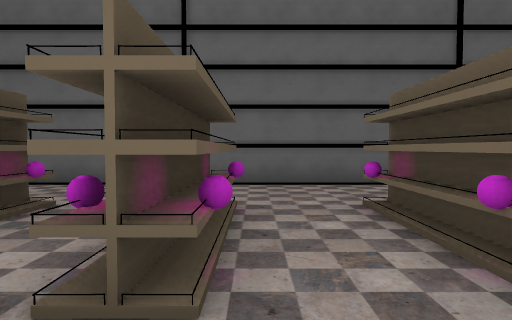
View 1 (above)

24 first-person views from a walk through a Godot game level. The camera is 1.4 m above the floor, tilts 2° down and sees 75° across. The floor is counted in squares, 2 m on a side. Each view is taken from the middle of a square. On the plan, view 1 faces up. The plan holds only what a view shows up to about 10 squares ahead; the rest is blank. Characters and animated objects are not drawn.

View 2
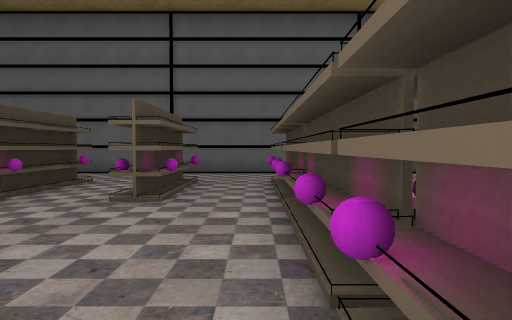

View 3
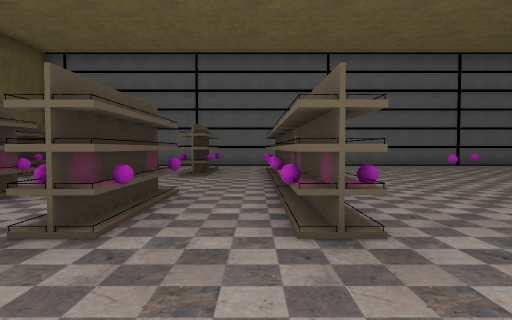

View 4
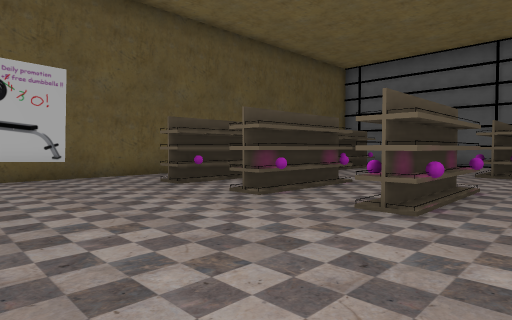

View 5
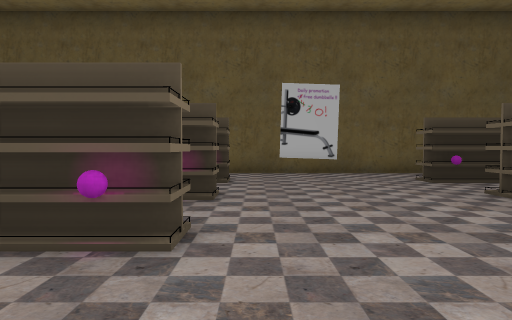

View 6
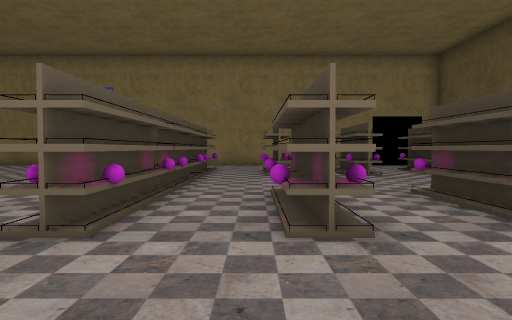

View 7
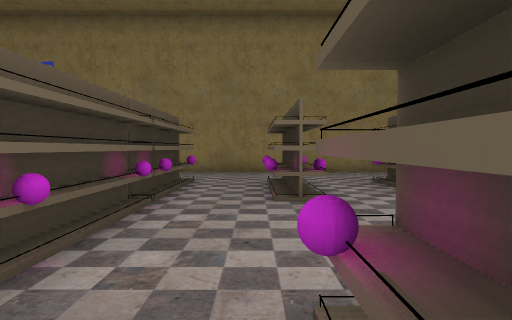

View 8
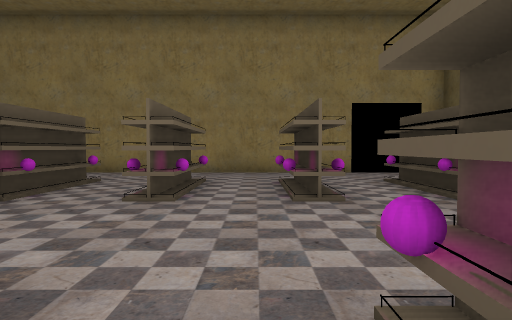

View 9
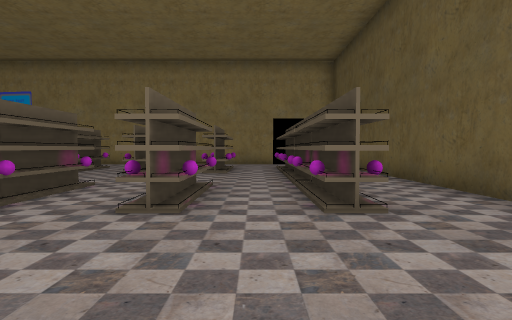

View 10
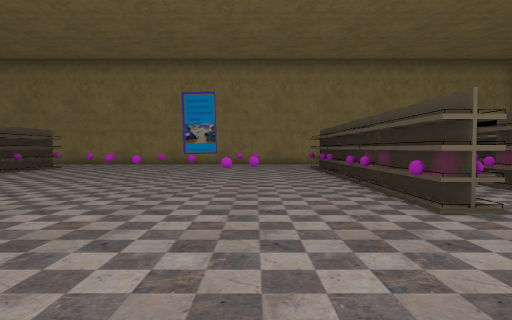

View 11
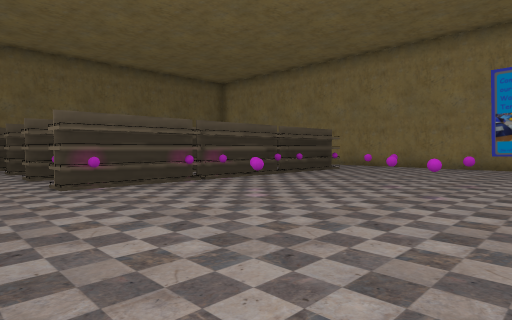

View 12
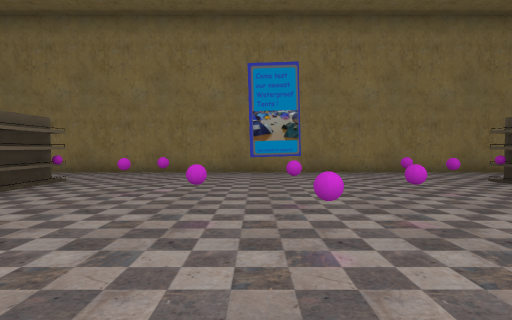

View 13
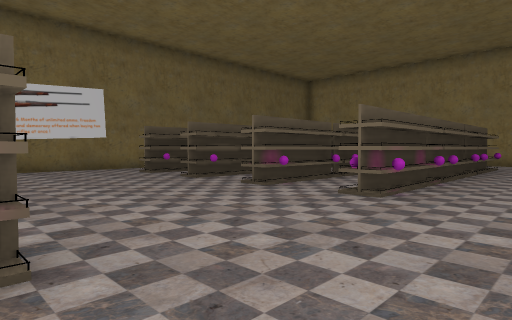

View 14
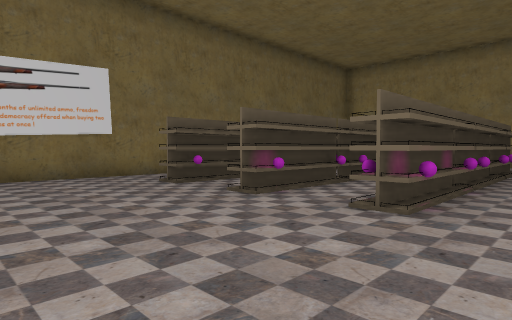

View 15
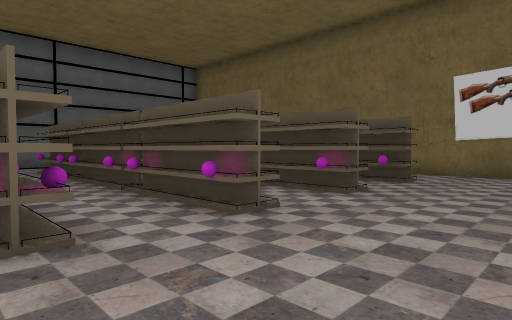

View 16
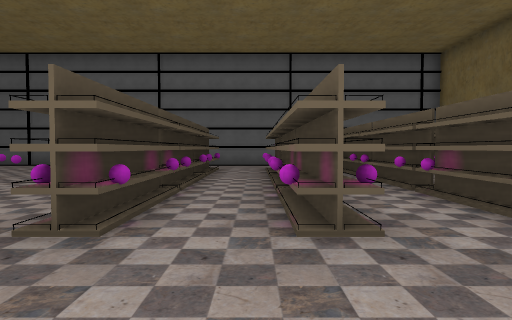

View 17
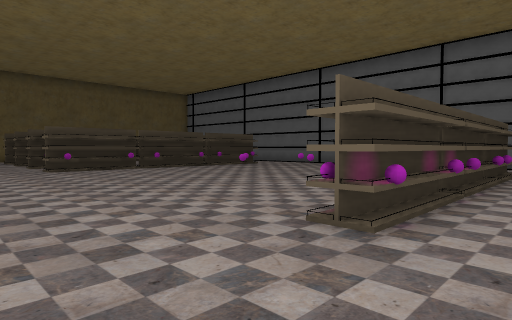

View 18
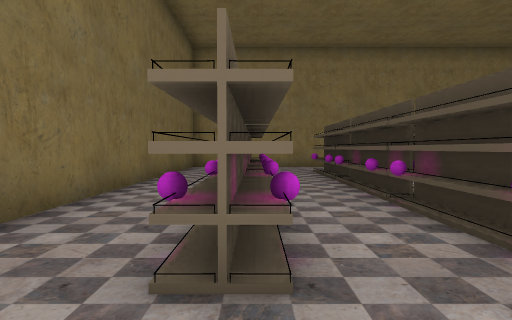

View 19
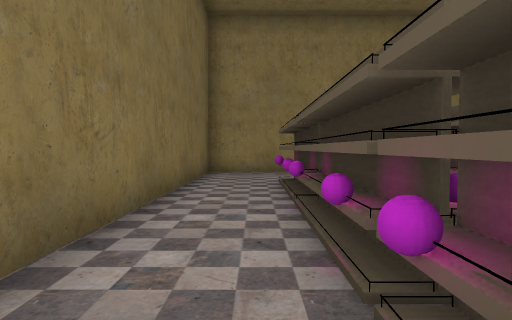

View 20
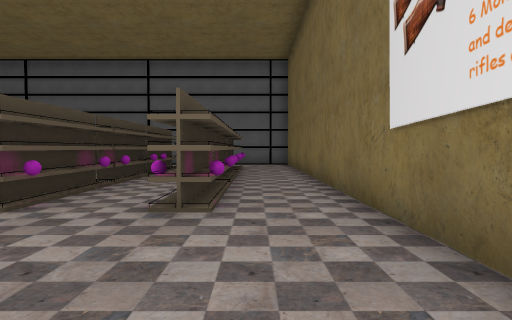

View 21
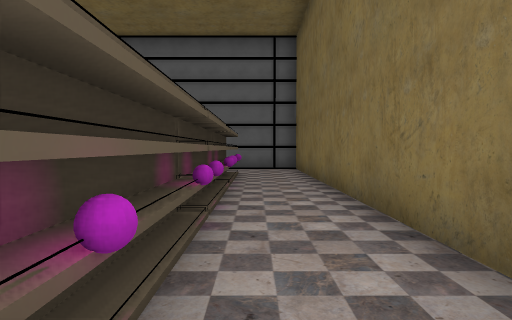

View 22
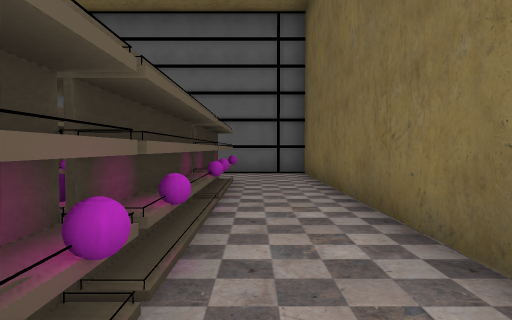

View 23
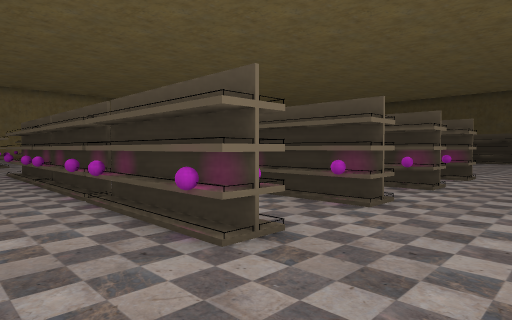

View 24
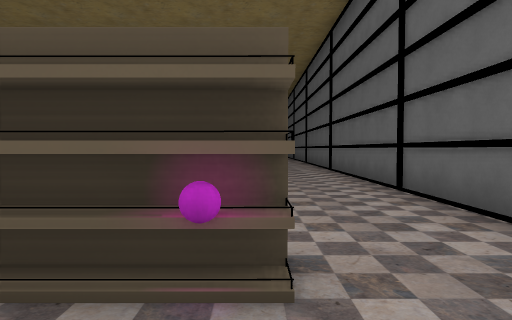

### Floor plan
Key: @ floor where view 1 was taken; # wall or solid block; . floor; R orb; O other object.
Columns run from 8 left of view 1 to 21 right of it. Each row starts with its distance up from view 1.
  7     ########      ############
  6     .. ....       ...........#
  5     .......       ...........#
  4      #R#RR#     ...#OO#.#.#R.#
  3    # #.#..# .....  #..#.#.#..#
  2    # #R#RR#......  #OO#.# #R.#
  1     .....R#....O.  #OO#.# #R.#
  0     ....@.#..O..O  #..#.# #..#
 -1      ....R#....O.. #RO#O#.#R.#
 -2    # #R#RR ........#RO#.#.#R.#
 -3 #  #.#.#..#........#..#.#.#..#
 -4 #..#.#O#RR#........#RR#.#.#R.#
 -5 #............................#
 -6 #............................#
 -7 #............................#
 -8 #............................#
 -9 #.R#.#R#RR#........#OR#O#.#R.#
-10 #..#.#.#..#........#..#.#.#..#
-11 #..#.#R#RO#.O....O.# R#.#.#R.#
-12 #..#.....R#....R...# O#.#.#R.#
-13 #. #......#...R.R..# .# #.#..#
-14 #  #.....R#....R...# O# #.#R.#
-15 #  #.#O#OR#.RO...O.# O# #.#O.#
-16    #.#.#..#......O.#  # #.#..#
-17    #.#O#OO#........#  # #.#O.#
-18    ..................     ...#
-19   ...................     ...#
-20   ####################    ####

Where each view was taken, in squares from view 1:
view 1: 0 up, 0 right, facing up
view 2: 3 down, 1 right, facing up
view 3: 7 down, 1 right, facing up
view 4: 8 down, 1 right, facing up-left
view 5: 8 down, 2 right, facing left
view 6: 6 down, 0 right, facing down
view 7: 10 down, 0 right, facing down
view 8: 10 down, 2 left, facing down
view 9: 5 down, 4 left, facing down
view 10: 5 down, 4 right, facing down
view 11: 7 down, 5 right, facing down-right
view 12: 10 down, 7 right, facing down
view 13: 4 down, 9 right, facing down-right
view 14: 5 down, 12 right, facing down-right
view 15: 7 down, 11 right, facing up-right
view 16: 7 down, 13 right, facing up
view 17: 7 down, 13 right, facing up-left
view 18: 7 down, 18 right, facing down
view 19: 10 down, 19 right, facing down
view 20: 8 down, 19 right, facing up
view 21: 5 down, 19 right, facing up
view 22: 3 down, 19 right, facing up
view 23: 6 up, 20 right, facing down-left
view 24: 4 up, 20 right, facing left
